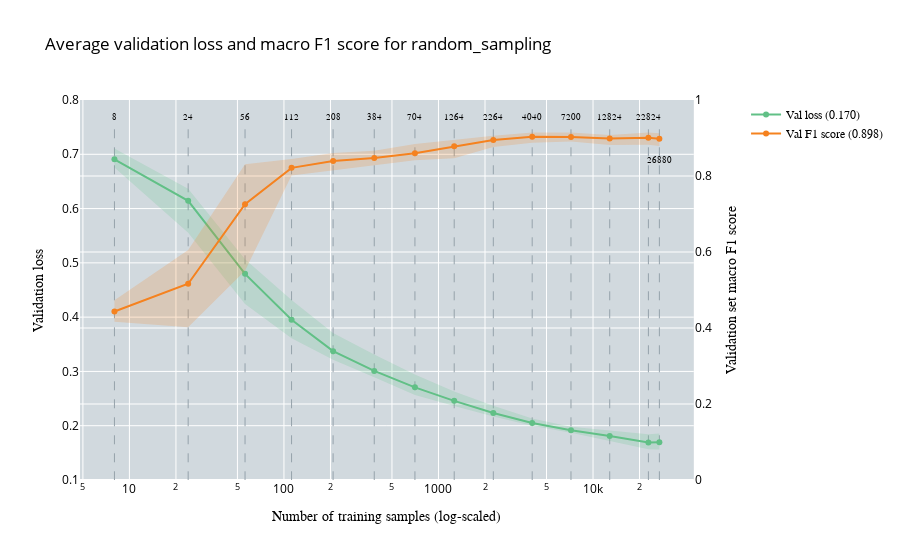
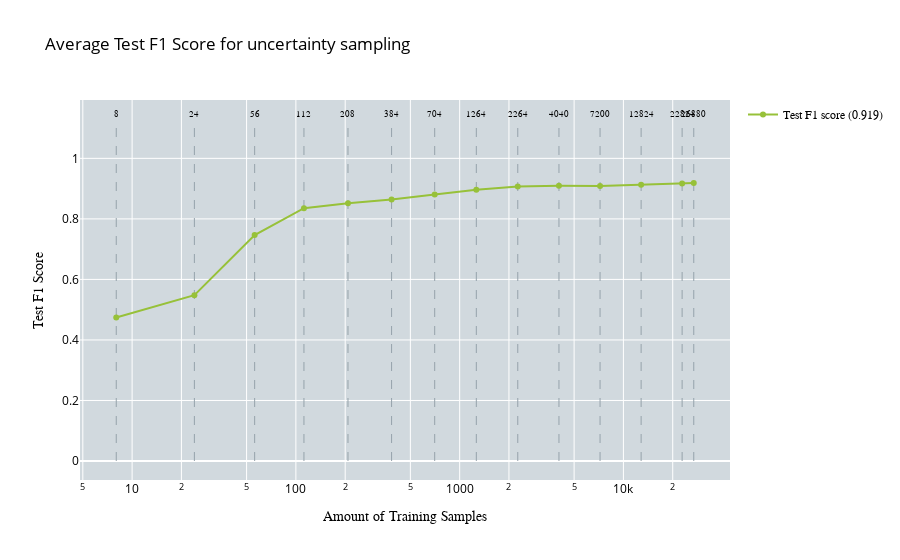

Notebook code for these charts, in order:
### Code cell
import pickle
import pandas as pd
import numpy as np
import plotly.graph_objects as go
import plotly.subplots as subplots
import os

# Define the root folder
root_folder = "/home/woody/iwfa/iwfa044h/CleanLab_Test/ActiveLearningApproaches/EOD/DInoS/multilabel_from_multiclass_2/RS"

# Folder names for all runs
run_folders = [f"run{i}" for i in range(1, 6)]

# Define corresponding filenames
pickle_filenames = [f"random_sampling_results_for_multilabel_classification_s4{i+2}.pickle" for i in range(5)]
csv_filenames = [f"training_history_s4{i+2}.csv" for i in range(6)]

# Initialize accumulators for averaging
performance_test_data_all = []
performance_all = []

# Number of samples for each iteration
no_of_samples = [8, 24, 56, 112, 208, 384, 704, 1264, 2264, 4040, 7200, 12824, 22824, 26880]

# Loop through each run folder and collect the data
for i in range(5):
    # Construct file paths
    pickle_path = os.path.join(root_folder, run_folders[i], pickle_filenames[i])
    csv_path = os.path.join(root_folder, run_folders[i], csv_filenames[i])
    
    # Print which pickle file is being loaded
    print(f"Loading pickle file for run {i+1}: {pickle_path}")
    
    # Load test F1 scores from pickle file
    with open(pickle_path, 'rb') as pickle_file:
        average_confidence_results = pickle.load(pickle_file)
        performance_test_data_all.append(average_confidence_results["test_f1_scores_macro"])
    
    # Print which CSV file is being loaded
    print(f"Loading CSV file for run {i+1}: {csv_path}")
    
    # Load CSV for validation loss and F1 scores
    df = pd.read_csv(csv_path)
    df['iteration'] = (df['epoch'] == 1).cumsum()
    
    performance = []
    for j in range(1, 15):  # Start from 2 and go up to 14 (inclusive)
        iteration_data = df[df['iteration'] == j]
        performance.append({
            'val_loss': iteration_data['valid_loss'].tolist(),
            'val_f1_score': iteration_data['valid_f1'].tolist()
        })
    
    performance_all.append(performance)

# Aggregate results
min_length = min(len(no_of_samples), *[len(perf) for perf in performance_all])
no_of_samples = no_of_samples[:min_length]

average_performance = []
for i in range(min_length):
    avg_val_loss = np.mean([run[i]['val_loss'][-1] for run in performance_all])
    avg_val_f1 = np.mean([run[i]['val_f1_score'][-1] for run in performance_all])
    average_performance.append({'val_loss': avg_val_loss, 'val_f1_score': avg_val_f1})

average_test_f1 = np.mean(performance_test_data_all, axis=0)

def plot_validation_performance(performance, no_of_samples, min_max_values, title, x_axes, y_axes, y_axes_secondary):
    fig = subplots.make_subplots(specs=[[{"secondary_y": True}]])
    fig.update_layout(plot_bgcolor='rgb(209, 217, 222)')

    # Add dashed lines for sample numbers and text labels on top of the graph
    samples_text = [str(f) for f in no_of_samples]
    for i, (line, label) in enumerate(zip(no_of_samples, samples_text)):
        fig.add_trace(go.Scatter(
            x=[line, line],
            y=[0, 0.75],
            mode='lines',
            line=dict(dash='dash', color='rgb(149, 162, 171)', width=1),
            showlegend=False
        ))

        # Adjust the y-position for the last value to avoid collision
        y_position = 0.76 if i < len(no_of_samples) - 1 else 0.68

        fig.add_trace(go.Scatter(
            x=[line],
            y=[y_position],
            mode='text',
            marker=dict(size=0),
            text=[label],
            textposition='top center',
            showlegend=False,
            textfont=dict(family='Arial', color='black', size=8.5)
        ))

    # Adjust the y-axis range to avoid extra space
    fig.update_yaxes(range=[0.1, 0.8], secondary_y=False)
    fig.update_yaxes(range=[0, 1], secondary_y=True)
    
    loss = []
    f1 = []

    for i in range(len(performance)):
        if isinstance(performance[i], dict):
            # Ensure that the keys 'val_loss' and 'val_f1_score' are present in each entry
            if "val_loss" in performance[i] and "val_f1_score" in performance[i]:
                loss.append(performance[i]["val_loss"])  # Directly collect the scalar validation loss
                f1.append(performance[i]["val_f1_score"])  # Directly collect the scalar validation F1 score
            else:
                print(f"Missing 'val_loss' or 'val_f1_score' in performance entry {i}")
        else:
            print(f"Invalid performance entry at index {i}, expected dictionary, got {type(performance[i])}")

    # Add the shaded region (fluctuation range) for validation loss
    min_val_loss, max_val_loss, min_val_f1, max_val_f1 = min_max_values
    fig.add_trace(go.Scatter(
        x=no_of_samples + no_of_samples[::-1],
        y=list(max_val_loss) + list(min_val_loss)[::-1],
        fill='toself',
        fillcolor='rgba(97, 192, 134, 0.2)',  # Add transparency
        line=dict(width=0),  # No border for shaded region
        showlegend=False  # Don't show a separate legend entry for the shaded region
    ), secondary_y=False)

    # Add the shaded region (fluctuation range) for validation F1 score
    fig.add_trace(go.Scatter(
        x=no_of_samples + no_of_samples[::-1],
        y=list(max_val_f1) + list(min_val_f1)[::-1],
        fill='toself',
        fillcolor='rgba(245, 130, 31, 0.2)',  # Add transparency
        line=dict(width=0),  # No border for shaded region
        showlegend=False  # Don't show a separate legend entry for the shaded region
    ), secondary_y=True)

    # Add traces for validation loss and validation F1 score
    fig.add_trace(go.Scatter(
        x=no_of_samples,
        y=loss,
        name=f"Val loss ({loss[-1]:.3f})",
        marker=dict(color='rgb(97,192,134)'),
        textfont=dict(family="Arial", size=11),
        line=dict(width=2)
    ), secondary_y=False)

    fig.add_trace(go.Scatter(
        x=no_of_samples,
        y=f1,
        name=f"Val F1 score ({f1[-1]:.3f})",
        marker=dict(color='rgb(245,130,31)'),
        textfont=dict(family="Arial", size=11),
        line=dict(width=2)
    ), secondary_y=True)

    fig.update_layout(
        title_text=str(title),
        legend=dict(font=dict(color='black', family="Arial")),
        title_font_color='black'
    )

    # Set the x-axis to be on a log scale
    fig.update_xaxes(
        title_text=str(x_axes),
        title_font=dict(color="black", family="Arial"),
        tickfont_color='black',
        type="log"
    )

    # Update y-axes for primary and secondary y-axes
    fig.update_yaxes(
        title_text=str(y_axes),
        title_font=dict(color="black", family="Arial"),
        tickfont_color='black',
        secondary_y=False
    )

    fig.update_yaxes(
        title_text=str(y_axes_secondary),
        title_font=dict(color="black", family="Arial"),
        tickfont_color='black',
        secondary_y=True
    )

    fig.show()

def plot_test_performance(no_of_samples, performance_test_data, title, x_axes, y_axes):
    fig = go.Figure()
    fig.update_layout(plot_bgcolor='rgb(209, 217, 222)')

    # Add dashed lines for sample numbers and text labels on top of the graph
    samples_text = [str(f) for f in no_of_samples]
    for line, label in zip(no_of_samples, samples_text):
        fig.add_trace(go.Scatter(
            x=[line, line],
            y=[0, 1.12],
            mode='lines',
            line=dict(dash='dash', color='rgb(149, 162, 171)', width=1),
            showlegend=False
        ))

        fig.add_trace(go.Scatter(
            x=[line],
            y=[1.13],
            mode='text',
            marker=dict(size=0),
            text=[label],
            textposition='top center',
            showlegend=False,
            textfont=dict(family='Arial', color='black', size=8.5)
        ))

    # Add traces for test F1 score
    fig.add_trace(go.Scatter(
        x=no_of_samples,
        y=performance_test_data,
        name=f"Test F1 score ({performance_test_data[-1]:.3f})",
        marker=dict(color='rgb(151,193,57)'),
        textfont=dict(family="Arial", size=11),
        line=dict(width=2)
    ))

    fig.update_layout(
        title_text=str(title),
        legend=dict(font=dict(color='black', family='Arial')),
        title_font_color='black'
    )

    # Set the x-axis to be on a log scale
    fig.update_xaxes(
        title_text=str(x_axes),
        title_font=dict(color="black", family="Arial"),
        tickfont_color='black',
        type="log"
    )

    # Update y-axis for test F1 score
    fig.update_yaxes(
        title_text=str(y_axes),
        title_font=dict(color="black", family="Arial"),
        tickfont_color='black'
    )

    fig.show()

# Initialize lists to store validation loss and F1 score for each run
val_loss_all = []
val_f1_all = []

# Loop through each run and collect the validation loss and F1 score
for run in performance_all:
    val_loss_run = [iteration['val_loss'][-1] for iteration in run]
    val_f1_run = [iteration['val_f1_score'][-1] for iteration in run]
    val_loss_all.append(val_loss_run)
    val_f1_all.append(val_f1_run)

# Convert to NumPy arrays for easier computation
val_loss_all = np.array(val_loss_all)
val_f1_all = np.array(val_f1_all)

# Calculate min and max values for validation loss and F1 score
min_val_loss = np.min(val_loss_all, axis=0)
max_val_loss = np.max(val_loss_all, axis=0)
min_val_f1 = np.min(val_f1_all, axis=0)
max_val_f1 = np.max(val_f1_all, axis=0)

# Assuming min_max_values for validation performance is calculated and stored in min_max_values_val
min_max_values_val = (min_val_loss, max_val_loss, min_val_f1, max_val_f1)  # Replace with actual min and max values for validation loss and F1 score

# Plot the average validation loss and F1 score (log scale x-axis)
plot_validation_performance(
    average_performance, 
    no_of_samples, 
    min_max_values_val,  # Pass the min_max_values for the shaded region
    title="Average validation loss and macro F1 score for random_sampling",
    x_axes="Number of training samples (log-scaled)",
    y_axes="Validation loss",
    y_axes_secondary="Validation set macro F1 score"
)

# Plot the average test F1 score (log scale x-axis)
plot_test_performance(
    no_of_samples, 
    average_test_f1,
    title="Average Test F1 Score for uncertainty sampling",
    x_axes="Amount of Training Samples",
    y_axes="Test F1 Score"
)

### Figure 1 — Plotly figure (JSON) as saved in the notebook; plotly's stock layout.template omitted (floating-point values rounded to 4 significant figures)
{"data": [{"line": {"color": "rgb(149, 162, 171)", "dash": "dash", "width": 1}, "mode": "lines", "showlegend": false, "type": "scatter", "x": [8, 8], "y": [0, 0.75]}, {"marker": {"size": 0}, "mode": "text", "showlegend": false, "text": ["8"], "textfont": {"color": "black", "family": "Arial", "size": 8.5}, "textposition": "top center", "type": "scatter", "x": [8], "y": [0.76]}, {"line": {"color": "rgb(149, 162, 171)", "dash": "dash", "width": 1}, "mode": "lines", "showlegend": false, "type": "scatter", "x": [24, 24], "y": [0, 0.75]}, {"marker": {"size": 0}, "mode": "text", "showlegend": false, "text": ["24"], "textfont": {"color": "black", "family": "Arial", "size": 8.5}, "textposition": "top center", "type": "scatter", "x": [24], "y": [0.76]}, {"line": {"color": "rgb(149, 162, 171)", "dash": "dash", "width": 1}, "mode": "lines", "showlegend": false, "type": "scatter", "x": [56, 56], "y": [0, 0.75]}, {"marker": {"size": 0}, "mode": "text", "showlegend": false, "text": ["56"], "textfont": {"color": "black", "family": "Arial", "size": 8.5}, "textposition": "top center", "type": "scatter", "x": [56], "y": [0.76]}, {"line": {"color": "rgb(149, 162, 171)", "dash": "dash", "width": 1}, "mode": "lines", "showlegend": false, "type": "scatter", "x": [112, 112], "y": [0, 0.75]}, {"marker": {"size": 0}, "mode": "text", "showlegend": false, "text": ["112"], "textfont": {"color": "black", "family": "Arial", "size": 8.5}, "textposition": "top center", "type": "scatter", "x": [112], "y": [0.76]}, {"line": {"color": "rgb(149, 162, 171)", "dash": "dash", "width": 1}, "mode": "lines", "showlegend": false, "type": "scatter", "x": [208, 208], "y": [0, 0.75]}, {"marker": {"size": 0}, "mode": "text", "showlegend": false, "text": ["208"], "textfont": {"color": "black", "family": "Arial", "size": 8.5}, "textposition": "top center", "type": "scatter", "x": [208], "y": [0.76]}, {"line": {"color": "rgb(149, 162, 171)", "dash": "dash", "width": 1}, "mode": "lines", "showlegend": false, "type": "scatter", "x": [384, 384], "y": [0, 0.75]}, {"marker": {"size": 0}, "mode": "text", "showlegend": false, "text": ["384"], "textfont": {"color": "black", "family": "Arial", "size": 8.5}, "textposition": "top center", "type": "scatter", "x": [384], "y": [0.76]}, {"line": {"color": "rgb(149, 162, 171)", "dash": "dash", "width": 1}, "mode": "lines", "showlegend": false, "type": "scatter", "x": [704, 704], "y": [0, 0.75]}, {"marker": {"size": 0}, "mode": "text", "showlegend": false, "text": ["704"], "textfont": {"color": "black", "family": "Arial", "size": 8.5}, "textposition": "top center", "type": "scatter", "x": [704], "y": [0.76]}, {"line": {"color": "rgb(149, 162, 171)", "dash": "dash", "width": 1}, "mode": "lines", "showlegend": false, "type": "scatter", "x": [1264, 1264], "y": [0, 0.75]}, {"marker": {"size": 0}, "mode": "text", "showlegend": false, "text": ["1264"], "textfont": {"color": "black", "family": "Arial", "size": 8.5}, "textposition": "top center", "type": "scatter", "x": [1264], "y": [0.76]}, {"line": {"color": "rgb(149, 162, 171)", "dash": "dash", "width": 1}, "mode": "lines", "showlegend": false, "type": "scatter", "x": [2264, 2264], "y": [0, 0.75]}, {"marker": {"size": 0}, "mode": "text", "showlegend": false, "text": ["2264"], "textfont": {"color": "black", "family": "Arial", "size": 8.5}, "textposition": "top center", "type": "scatter", "x": [2264], "y": [0.76]}, {"line": {"color": "rgb(149, 162, 171)", "dash": "dash", "width": 1}, "mode": "lines", "showlegend": false, "type": "scatter", "x": [4040, 4040], "y": [0, 0.75]}, {"marker": {"size": 0}, "mode": "text", "showlegend": false, "text": ["4040"], "textfont": {"color": "black", "family": "Arial", "size": 8.5}, "textposition": "top center", "type": "scatter", "x": [4040], "y": [0.76]}, {"line": {"color": "rgb(149, 162, 171)", "dash": "dash", "width": 1}, "mode": "lines", "showlegend": false, "type": "scatter", "x": [7200, 7200], "y": [0, 0.75]}, {"marker": {"size": 0}, "mode": "text", "showlegend": false, "text": ["7200"], "textfont": {"color": "black", "family": "Arial", "size": 8.5}, "textposition": "top center", "type": "scatter", "x": [7200], "y": [0.76]}, {"line": {"color": "rgb(149, 162, 171)", "dash": "dash", "width": 1}, "mode": "lines", "showlegend": false, "type": "scatter", "x": [12824, 12824], "y": [0, 0.75]}, {"marker": {"size": 0}, "mode": "text", "showlegend": false, "text": ["12824"], "textfont": {"color": "black", "family": "Arial", "size": 8.5}, "textposition": "top center", "type": "scatter", "x": [12824], "y": [0.76]}, {"line": {"color": "rgb(149, 162, 171)", "dash": "dash", "width": 1}, "mode": "lines", "showlegend": false, "type": "scatter", "x": [22824, 22824], "y": [0, 0.75]}, {"marker": {"size": 0}, "mode": "text", "showlegend": false, "text": ["22824"], "textfont": {"color": "black", "family": "Arial", "size": 8.5}, "textposition": "top center", "type": "scatter", "x": [22824], "y": [0.76]}, {"line": {"color": "rgb(149, 162, 171)", "dash": "dash", "width": 1}, "mode": "lines", "showlegend": false, "type": "scatter", "x": [26880, 26880], "y": [0, 0.75]}, {"marker": {"size": 0}, "mode": "text", "showlegend": false, "text": ["26880"], "textfont": {"color": "black", "family": "Arial", "size": 8.5}, "textposition": "top center", "type": "scatter", "x": [26880], "y": [0.68]}, {"fill": "toself", "fillcolor": "rgba(97, 192, 134, 0.2)", "line": {"width": 0}, "showlegend": false, "type": "scatter", "x": [8, 24, 56, 112, 208, 384, 704, 1264, 2264, 4040, 7200, 12824, 22824, 26880, 26880, 22824, 12824, 7200, 4040, 2264, 1264, 704, 384, 208, 112, 56, 24, 8], "xaxis": "x", "y": [0.7108, 0.6363, 0.5067, 0.4318, 0.3707, 0.3314, 0.2945, 0.263, 0.2368, 0.2133, 0.198, 0.1917, 0.1842, 0.1859, 0.1562, 0.1564, 0.1717, 0.1869, 0.2001, 0.2168, 0.2362, 0.2564, 0.2892, 0.3216, 0.3612, 0.4244, 0.5554, 0.6758], "yaxis": "y"}, {"fill": "toself", "fillcolor": "rgba(245, 130, 31, 0.2)", "line": {"width": 0}, "showlegend": false, "type": "scatter", "x": [8, 24, 56, 112, 208, 384, 704, 1264, 2264, 4040, 7200, 12824, 22824, 26880, 26880, 22824, 12824, 7200, 4040, 2264, 1264, 704, 384, 208, 112, 56, 24, 8], "xaxis": "x", "y": [0.4733, 0.605, 0.8311, 0.8449, 0.8602, 0.8667, 0.8844, 0.8961, 0.9058, 0.9147, 0.9141, 0.9077, 0.9147, 0.9128, 0.8791, 0.8822, 0.8817, 0.8907, 0.8872, 0.8763, 0.847, 0.8414, 0.8278, 0.8155, 0.8012, 0.5505, 0.4021, 0.4164], "yaxis": "y2"}, {"line": {"width": 2}, "marker": {"color": "rgb(97,192,134)"}, "name": "Val loss (0.170)", "textfont": {"family": "Arial", "size": 11}, "type": "scatter", "x": [8, 24, 56, 112, 208, 384, 704, 1264, 2264, 4040, 7200, 12824, 22824, 26880], "xaxis": "x", "y": [0.6908, 0.6143, 0.4797, 0.3952, 0.3374, 0.3009, 0.2707, 0.2458, 0.2234, 0.2052, 0.1916, 0.1812, 0.1689, 0.1697], "yaxis": "y"}, {"line": {"width": 2}, "marker": {"color": "rgb(245,130,31)"}, "name": "Val F1 score (0.898)", "textfont": {"family": "Arial", "size": 11}, "type": "scatter", "x": [8, 24, 56, 112, 208, 384, 704, 1264, 2264, 4040, 7200, 12824, 22824, 26880], "xaxis": "x", "y": [0.4435, 0.5164, 0.7259, 0.8214, 0.8392, 0.8472, 0.8601, 0.8783, 0.8947, 0.9034, 0.9025, 0.8989, 0.9004, 0.8981], "yaxis": "y2"}], "layout": {"legend": {"font": {"color": "black", "family": "Arial"}}, "plot_bgcolor": "rgb(209, 217, 222)", "title": {"font": {"color": "black"}, "text": "Average validation loss and macro F1 score for random_sampling"}, "xaxis": {"anchor": "y", "domain": [0, 0.94], "tickfont": {"color": "black"}, "title": {"font": {"color": "black", "family": "Arial"}, "text": "Number of training samples (log-scaled)"}, "type": "log"}, "yaxis": {"anchor": "x", "domain": [0, 1], "range": [0.1, 0.8], "tickfont": {"color": "black"}, "title": {"font": {"color": "black", "family": "Arial"}, "text": "Validation loss"}}, "yaxis2": {"anchor": "x", "overlaying": "y", "range": [0, 1], "side": "right", "tickfont": {"color": "black"}, "title": {"font": {"color": "black", "family": "Arial"}, "text": "Validation set macro F1 score"}}}}

### Figure 2 — Plotly figure (JSON) as saved in the notebook; plotly's stock layout.template omitted (floating-point values rounded to 4 significant figures)
{"data": [{"line": {"color": "rgb(149, 162, 171)", "dash": "dash", "width": 1}, "mode": "lines", "showlegend": false, "type": "scatter", "x": [8, 8], "y": [0, 1.12]}, {"marker": {"size": 0}, "mode": "text", "showlegend": false, "text": ["8"], "textfont": {"color": "black", "family": "Arial", "size": 8.5}, "textposition": "top center", "type": "scatter", "x": [8], "y": [1.13]}, {"line": {"color": "rgb(149, 162, 171)", "dash": "dash", "width": 1}, "mode": "lines", "showlegend": false, "type": "scatter", "x": [24, 24], "y": [0, 1.12]}, {"marker": {"size": 0}, "mode": "text", "showlegend": false, "text": ["24"], "textfont": {"color": "black", "family": "Arial", "size": 8.5}, "textposition": "top center", "type": "scatter", "x": [24], "y": [1.13]}, {"line": {"color": "rgb(149, 162, 171)", "dash": "dash", "width": 1}, "mode": "lines", "showlegend": false, "type": "scatter", "x": [56, 56], "y": [0, 1.12]}, {"marker": {"size": 0}, "mode": "text", "showlegend": false, "text": ["56"], "textfont": {"color": "black", "family": "Arial", "size": 8.5}, "textposition": "top center", "type": "scatter", "x": [56], "y": [1.13]}, {"line": {"color": "rgb(149, 162, 171)", "dash": "dash", "width": 1}, "mode": "lines", "showlegend": false, "type": "scatter", "x": [112, 112], "y": [0, 1.12]}, {"marker": {"size": 0}, "mode": "text", "showlegend": false, "text": ["112"], "textfont": {"color": "black", "family": "Arial", "size": 8.5}, "textposition": "top center", "type": "scatter", "x": [112], "y": [1.13]}, {"line": {"color": "rgb(149, 162, 171)", "dash": "dash", "width": 1}, "mode": "lines", "showlegend": false, "type": "scatter", "x": [208, 208], "y": [0, 1.12]}, {"marker": {"size": 0}, "mode": "text", "showlegend": false, "text": ["208"], "textfont": {"color": "black", "family": "Arial", "size": 8.5}, "textposition": "top center", "type": "scatter", "x": [208], "y": [1.13]}, {"line": {"color": "rgb(149, 162, 171)", "dash": "dash", "width": 1}, "mode": "lines", "showlegend": false, "type": "scatter", "x": [384, 384], "y": [0, 1.12]}, {"marker": {"size": 0}, "mode": "text", "showlegend": false, "text": ["384"], "textfont": {"color": "black", "family": "Arial", "size": 8.5}, "textposition": "top center", "type": "scatter", "x": [384], "y": [1.13]}, {"line": {"color": "rgb(149, 162, 171)", "dash": "dash", "width": 1}, "mode": "lines", "showlegend": false, "type": "scatter", "x": [704, 704], "y": [0, 1.12]}, {"marker": {"size": 0}, "mode": "text", "showlegend": false, "text": ["704"], "textfont": {"color": "black", "family": "Arial", "size": 8.5}, "textposition": "top center", "type": "scatter", "x": [704], "y": [1.13]}, {"line": {"color": "rgb(149, 162, 171)", "dash": "dash", "width": 1}, "mode": "lines", "showlegend": false, "type": "scatter", "x": [1264, 1264], "y": [0, 1.12]}, {"marker": {"size": 0}, "mode": "text", "showlegend": false, "text": ["1264"], "textfont": {"color": "black", "family": "Arial", "size": 8.5}, "textposition": "top center", "type": "scatter", "x": [1264], "y": [1.13]}, {"line": {"color": "rgb(149, 162, 171)", "dash": "dash", "width": 1}, "mode": "lines", "showlegend": false, "type": "scatter", "x": [2264, 2264], "y": [0, 1.12]}, {"marker": {"size": 0}, "mode": "text", "showlegend": false, "text": ["2264"], "textfont": {"color": "black", "family": "Arial", "size": 8.5}, "textposition": "top center", "type": "scatter", "x": [2264], "y": [1.13]}, {"line": {"color": "rgb(149, 162, 171)", "dash": "dash", "width": 1}, "mode": "lines", "showlegend": false, "type": "scatter", "x": [4040, 4040], "y": [0, 1.12]}, {"marker": {"size": 0}, "mode": "text", "showlegend": false, "text": ["4040"], "textfont": {"color": "black", "family": "Arial", "size": 8.5}, "textposition": "top center", "type": "scatter", "x": [4040], "y": [1.13]}, {"line": {"color": "rgb(149, 162, 171)", "dash": "dash", "width": 1}, "mode": "lines", "showlegend": false, "type": "scatter", "x": [7200, 7200], "y": [0, 1.12]}, {"marker": {"size": 0}, "mode": "text", "showlegend": false, "text": ["7200"], "textfont": {"color": "black", "family": "Arial", "size": 8.5}, "textposition": "top center", "type": "scatter", "x": [7200], "y": [1.13]}, {"line": {"color": "rgb(149, 162, 171)", "dash": "dash", "width": 1}, "mode": "lines", "showlegend": false, "type": "scatter", "x": [12824, 12824], "y": [0, 1.12]}, {"marker": {"size": 0}, "mode": "text", "showlegend": false, "text": ["12824"], "textfont": {"color": "black", "family": "Arial", "size": 8.5}, "textposition": "top center", "type": "scatter", "x": [12824], "y": [1.13]}, {"line": {"color": "rgb(149, 162, 171)", "dash": "dash", "width": 1}, "mode": "lines", "showlegend": false, "type": "scatter", "x": [22824, 22824], "y": [0, 1.12]}, {"marker": {"size": 0}, "mode": "text", "showlegend": false, "text": ["22824"], "textfont": {"color": "black", "family": "Arial", "size": 8.5}, "textposition": "top center", "type": "scatter", "x": [22824], "y": [1.13]}, {"line": {"color": "rgb(149, 162, 171)", "dash": "dash", "width": 1}, "mode": "lines", "showlegend": false, "type": "scatter", "x": [26880, 26880], "y": [0, 1.12]}, {"marker": {"size": 0}, "mode": "text", "showlegend": false, "text": ["26880"], "textfont": {"color": "black", "family": "Arial", "size": 8.5}, "textposition": "top center", "type": "scatter", "x": [26880], "y": [1.13]}, {"line": {"width": 2}, "marker": {"color": "rgb(151,193,57)"}, "name": "Test F1 score (0.919)", "textfont": {"family": "Arial", "size": 11}, "type": "scatter", "x": [8, 24, 56, 112, 208, 384, 704, 1264, 2264, 4040, 7200, 12824, 22824, 26880], "y": [0.4739, 0.548, 0.7463, 0.8352, 0.8518, 0.8643, 0.8806, 0.8964, 0.9068, 0.9091, 0.9086, 0.9127, 0.917, 0.9187]}], "layout": {"legend": {"font": {"color": "black", "family": "Arial"}}, "plot_bgcolor": "rgb(209, 217, 222)", "title": {"font": {"color": "black"}, "text": "Average Test F1 Score for uncertainty sampling"}, "xaxis": {"tickfont": {"color": "black"}, "title": {"font": {"color": "black", "family": "Arial"}, "text": "Amount of Training Samples"}, "type": "log"}, "yaxis": {"tickfont": {"color": "black"}, "title": {"font": {"color": "black", "family": "Arial"}, "text": "Test F1 Score"}}}}
